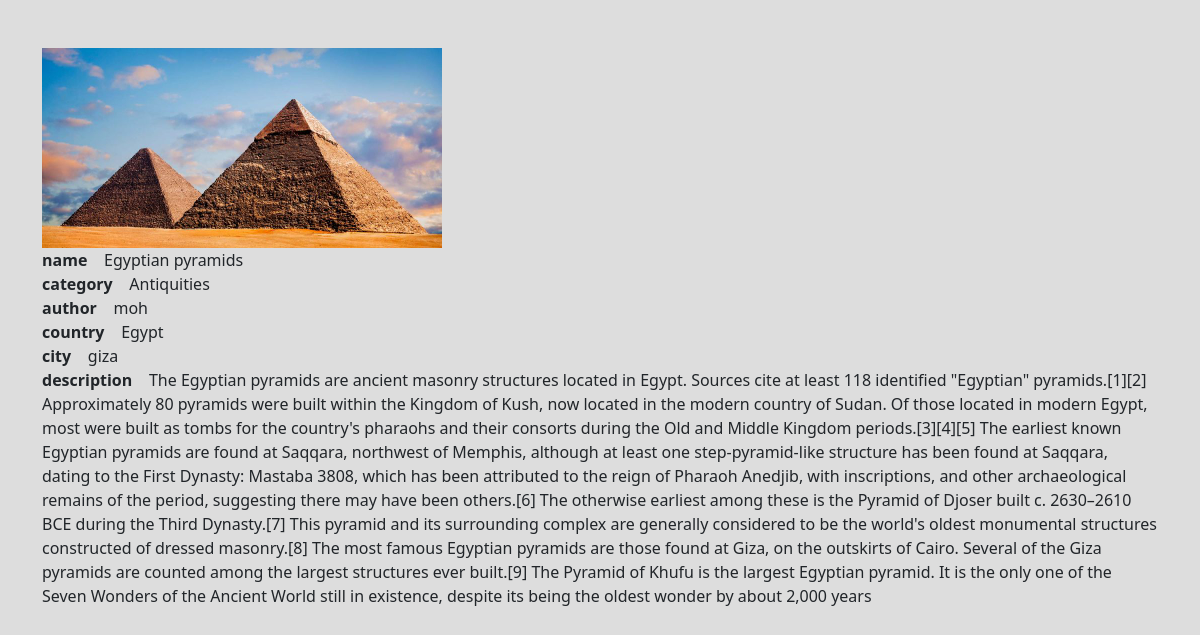
The app's page /egyptian-pyramids/ with its own data.
### blog/models.py (models this page shows, shortened)
class BaseModel(models.Model):
    is_deleted = models.BooleanField(default=False)
    is_updated = models.DateTimeField(auto_now=True)
    is_created = models.DateTimeField(auto_now_add=True)
    id = models.IntegerField(primary_key=True,unique=True)
    class Meta:
        abstract = True

class SightseeingPlaces(BaseModel):
    name = models.CharField(max_length=100)
    category = models.ForeignKey(Category,on_delete=models.CASCADE,null=True)
    image = models.ImageField(blank=True,null=True,upload_to="images/")
    author = models.ForeignKey(User,on_delete=models.CASCADE)
    slug = models.SlugField(max_length=100,null=True)
    country = models.CharField(max_length=100,blank=True)
    city = models.CharField(max_length=100,blank=True)
    description = models.TextField(blank=True)

class Category(BaseModel):
    categoryName = models.CharField(max_length=100)
    def __str__(self):
        return self.categoryName

### blog/views.py (the view)
# urls.py: path('<slug:slug>/',projectDetail.as_view(),name="project-detail"),
class projectDetail(DetailView):
    model = SightseeingPlaces
    template_name = 'project-detail.html'
    context_object_name = "project"
    def get_context_data(self, **kwargs):
        context = super().get_context_data(**kwargs)
        return context

### blog/templates/project-detail.html
{% extends 'main.html' %}
{% block content %}
<br><br>
    <div class="container">
        <img style="height: 200px;width: auto;" src="{{project.image.url}}"><br>
        <strong>name &nbsp;</strong>&nbsp;&nbsp;{{project.name}}<br>
        <strong>category &nbsp;</strong>&nbsp;&nbsp;{{project.category}}<br>
        <strong>author &nbsp;</strong>&nbsp;&nbsp;{{project.author}}<br>
        <strong>country &nbsp;</strong>&nbsp;&nbsp;{{project.country}}<br>
        <strong>city &nbsp;</strong>&nbsp;&nbsp;{{project.city}}<br>
        <strong>description &nbsp;</strong>&nbsp;&nbsp;{{project.description}}<br>
    </div>
{% endblock content %}

### blog/templates/main.html (shortened to what this page needs)
{% load static %}
<!DOCTYPE html>
<html lang="en">
<head>
    <link href="https://cdn.jsdelivr.net/npm/bootstrap@5.3.1/dist/css/bootstrap.min.css" rel="stylesheet">
    <link rel="stylesheet" href="{% static 'main.css' %}" media="screen">
</head>
<body>
    {% block content %}
    {% endblock content %}
</body>
</html>

### static/main.css (style rules this page uses)
body { background-color: #ddd ; }

### records on screen
SightseeingPlaces: image (picture), name "Egyptian pyramids", category "Antiquities", author "moh", country "Egypt", city "giza", description "The Egyptian pyramids are ancient masonry structures located in Egypt. Sources cite at least 118 identified \"Egyptian\" pyramids.[1][2] Approximately 80 pyramids were built within the Kingdom of Kush, now located in the modern country of Sudan. Of those located in modern Egypt, most were built as tombs for the country's pharaohs and their consorts during the Old and Middle Kingdom periods.[3][4][5] The earliest known Egyptian pyramids are found at Saqqara, northwest of Memphis, although at least one step-pyramid-like structure has been found at Saqqara, dating to the First Dynasty: Mastaba 3808, which has been attributed to the reign of Pharaoh Anedjib, with inscriptions, and other…"
